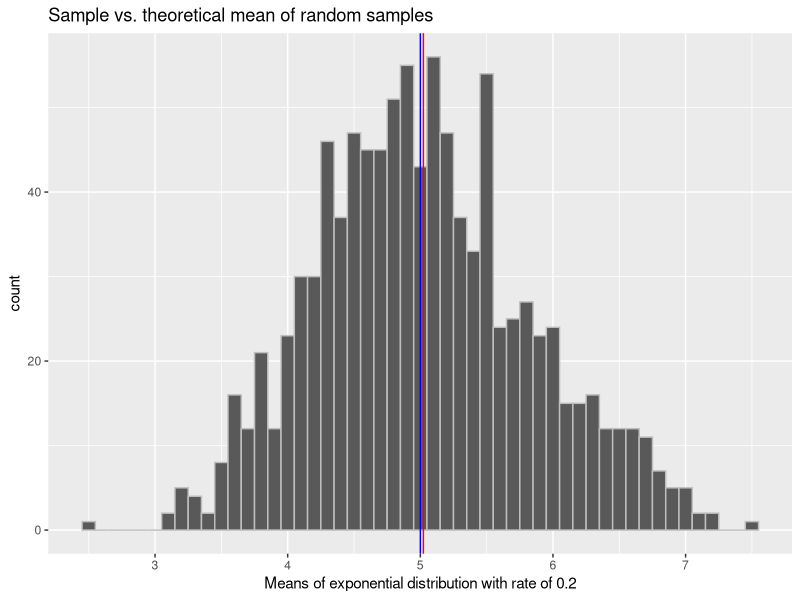
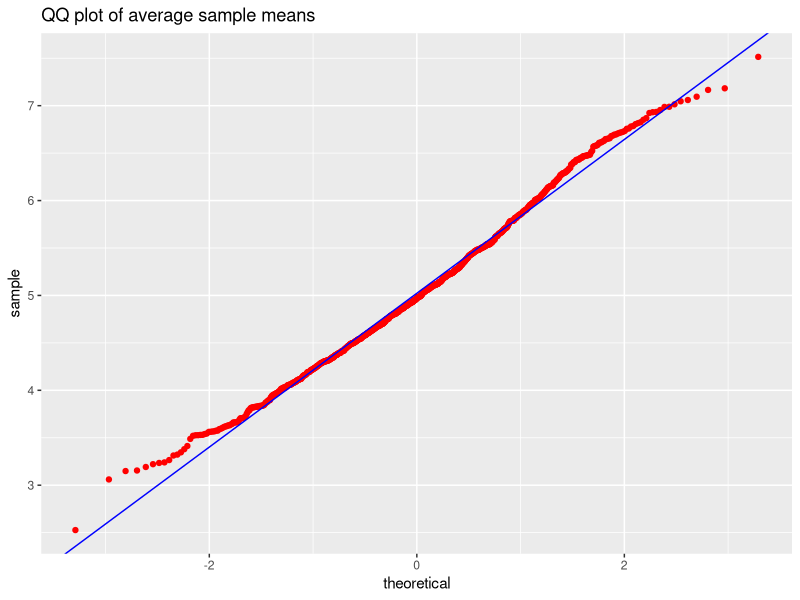

R code for these plots, in order:
## ---- chunk 1
library(ggplot2)
set.seed(123456)
## ---- chunk 2
mns = NULL
nosim = 1000
sample_size = 40
lambda = 0.2
for (i in 1 : nosim) mns = c(mns, mean(rexp(sample_size, lambda)))
## ---- chunk 3
sample_mean = mean(mns)
print(paste("Sample mean is ", sample_mean))
ggplot(data.frame(mns), aes(mns)) + 
    geom_histogram(binwidth=0.1, colour="grey") +
    geom_vline(xintercept=1/lambda, linetype="solid", colour="blue") +
    geom_vline(xintercept=mean(mns), linetype="solid", colour="red") +
    ggtitle("Sample vs. theoretical mean of random samples") +
    xlab("Means of exponential distribution with rate of 0.2")
## ---- chunk 4
print(paste("Variance of sample means is: ", round(var(mns),5)))
print(paste("Theoretical variance is: ", ((1 / lambda) / sqrt(sample_size))^2))
## ---- chunk 5
ggplot(data.frame(mns), aes(sample= mns)) +
    stat_qq(color="red", alpha=1) +
    geom_abline(intercept=mean(mns), slope=sd(mns), colour="blue") +
    ggtitle("QQ plot of average sample means")



